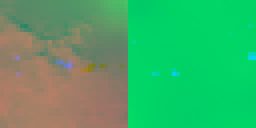
#> input picture Samples/sample-0.png, 64 x 32 px (shown 4 times larger); its folder holds only this picture in this run
$ python sample_image.py
#> lines starting #> are read from the running program, lines starting #| are printed output that depends on the picture

# # Import the diffusion network
# from denoising_diffusion_pytorch import Unet, GaussianDiffusion, Trainer
# from torchvision import transforms as T, utils

import matplotlib.pyplot as plt
import matplotlib.colors as colors
from PIL import Image
import numpy as np
from matplotlib.widgets import Button
import os

# Set the folder path where to save sampled images
folder_name = "Samples"

# [35 lines of commented-out code are left out]


image_files = [os.path.join(folder_name, file) for file in os.listdir(folder_name) if file.endswith('.png')]


# Define color mapping and normalization
BOUNDS = [0.0, 113, 127.5, 255.0]
CMAP = colors.ListedColormap(['black', 'silver', 'orangered'])
NORM = colors.BoundaryNorm(BOUNDS, CMAP.N)

# Titles for each sub-plot based on channels
titles = ['Elevation', 'Vegatation', 'Wind Direction', 'Wind Speed', 'Previous Fire Mask', 'Fire Mask']

# Current image index
current_image_index = 0

# Create figure and axes for image display and buttons
fig, axs = plt.subplots(2, 3, figsize=(12, 8))  # 2 rows, 3 columns for channels
fig.subplots_adjust(bottom=0.2)

# Button for previous image
axprev = plt.axes([0.1, 0.05, 0.1, 0.075])
bprev = Button(axprev, 'Previous')

# Button for next image
axnext = plt.axes([0.21, 0.05, 0.1, 0.075])
bnext = Button(axnext, 'Next')

def update_image(index):
#> called with index = 0
    global current_image_index
    current_image_index = index
    img = Image.open(image_files[current_image_index])
#> img is the input picture: PIL image 64x32 RGB; mean R, G, B 66.6, 170.9, 103.4
    image = np.array(img)

    for i in range(3):
        cmap_choice = 'viridis' if i < 3 else CMAP
        norm_choice = None if i < 3 else NORM

        axs[0, i].imshow(image[:, :32, i], cmap=cmap_choice, norm=norm_choice)
        axs[0, i].set_title(titles[2*i], fontsize=25)
        axs[0, i].axis('off')

        axs[1, i].imshow(image[:, 32:, i], cmap=cmap_choice, norm=norm_choice)
        axs[1, i].set_title(titles[2*i + 1], fontsize=25)
        axs[1, i].axis('off')

    plt.draw()

def prev_image(event):
    if current_image_index > 0:
        update_image(current_image_index - 1)

def next_image(event):
    if current_image_index < len(image_files) - 1:
        update_image(current_image_index + 1)

bprev.on_clicked(prev_image)
bnext.on_clicked(next_image)

# Initialize the first image
update_image(0)

plt.show()
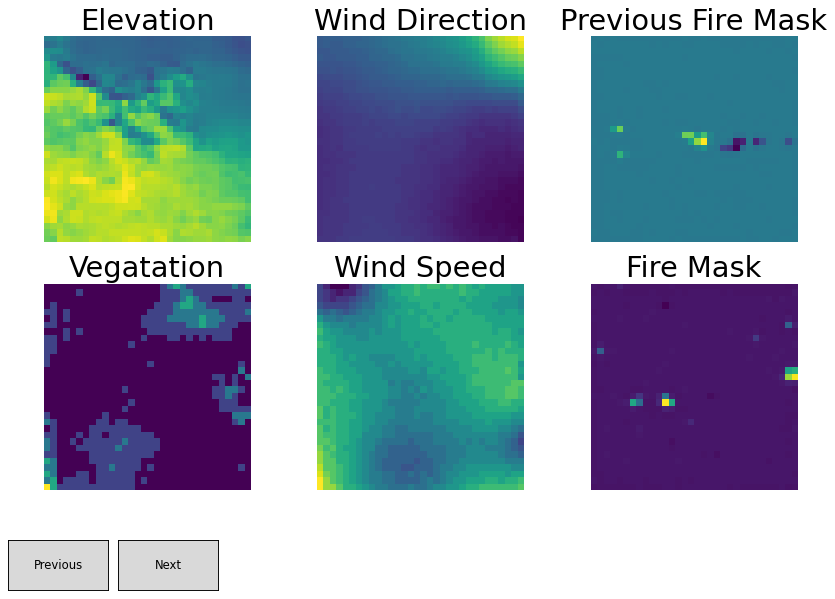
#> figure drawn by matplotlib, 6 panels
